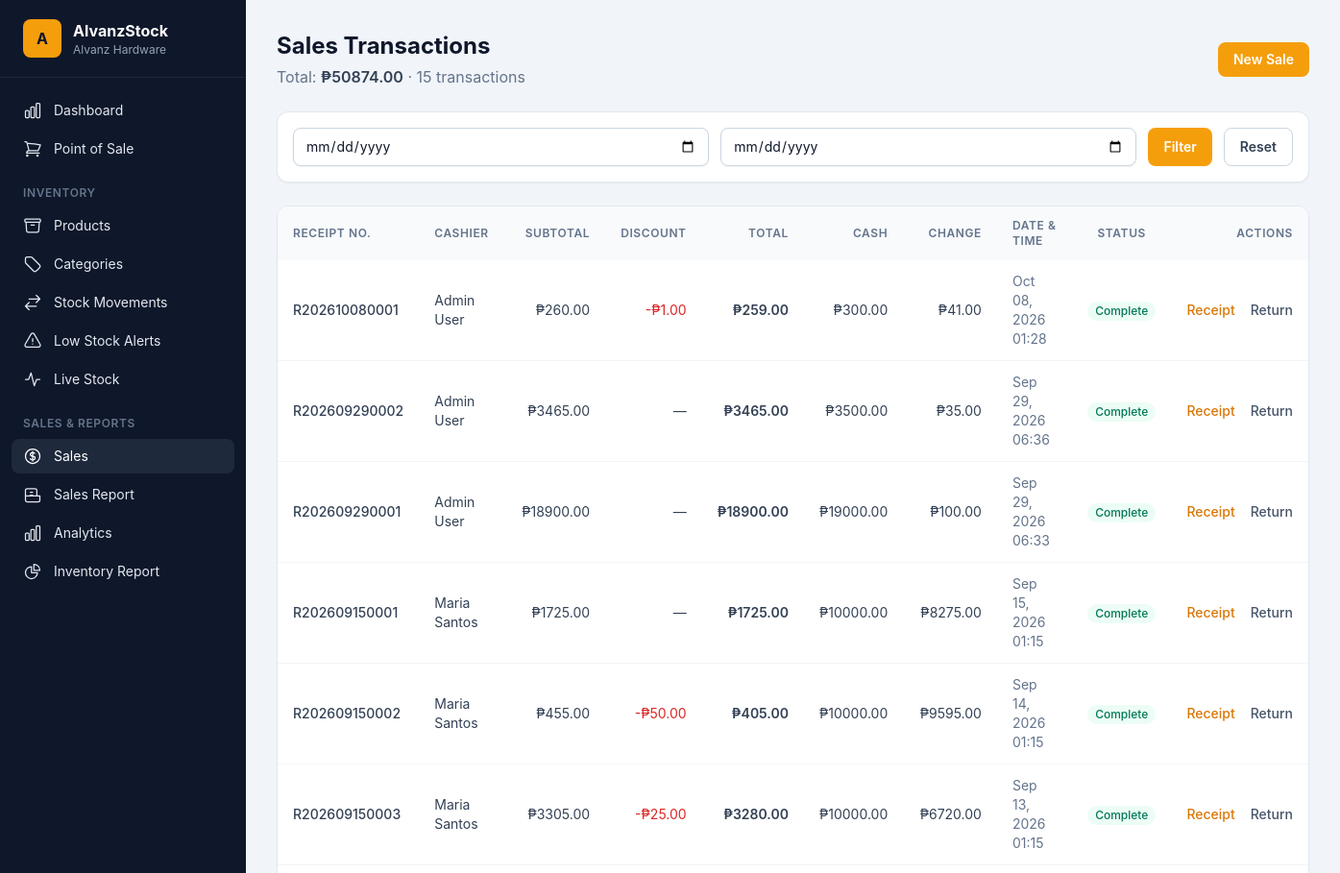
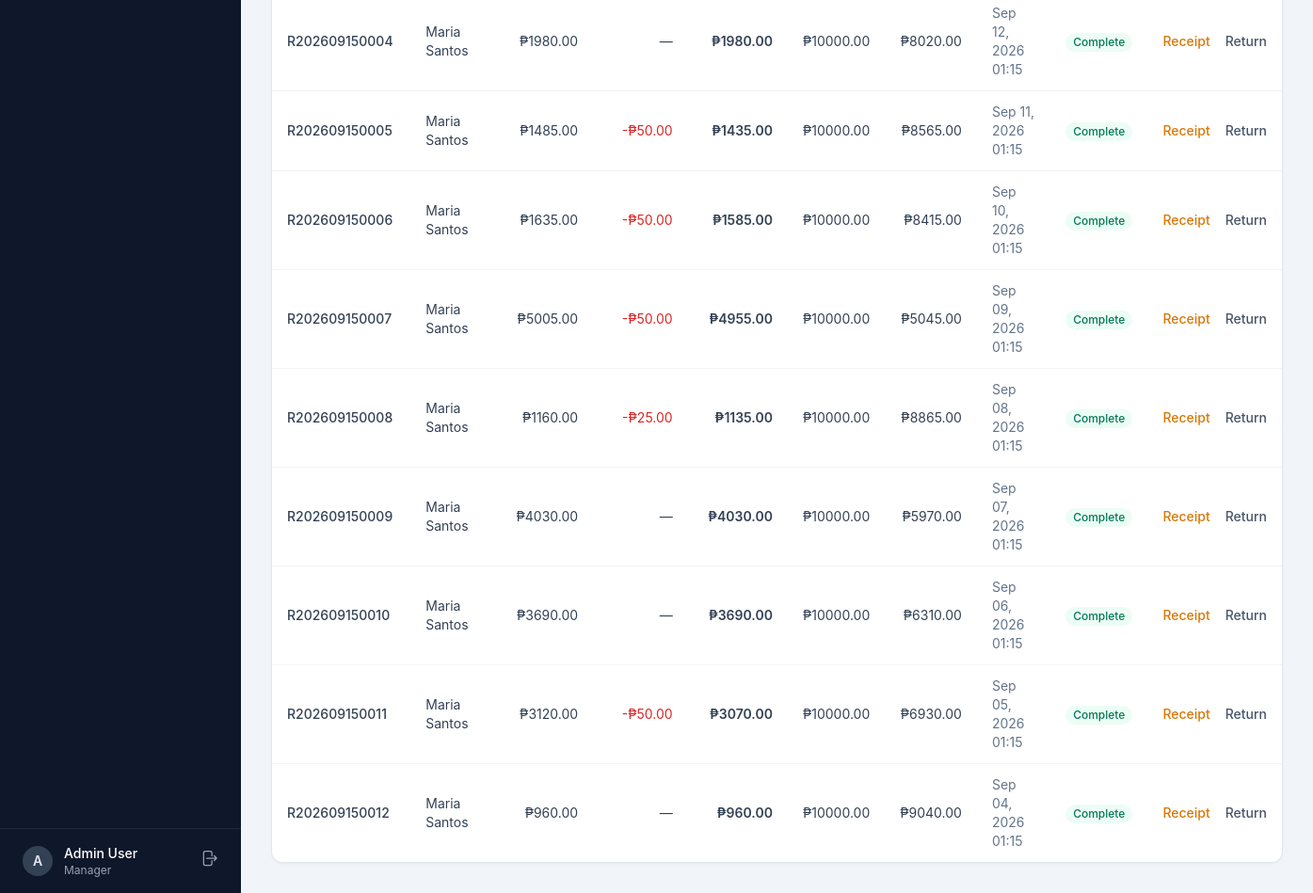
The page /sales/ (signed in) on the database its author committed (2 pictures, top to bottom).
### accounts/models.py (models this page shows, shortened)
class User(AbstractUser):
    class Role(models.TextChoices):
        MANAGER = "manager", "Manager"
        CASHIER = "cashier", "Cashier"
        STAFF = "staff", "Staff"
        STOCK_VIEWER = "stock_viewer", "Stock Viewer"
    role = models.CharField(max_length=20, choices=Role.choices, default=Role.STAFF)
    @property
    def is_manager(self):
        return self.role == self.Role.MANAGER or self.is_superuser
    @property
    def is_stock_viewer(self):
        return self.role == self.Role.STOCK_VIEWER

### pos/models.py (models this page shows, shortened)
class Sale(models.Model):
    receipt_no = models.CharField(max_length=20, unique=True, editable=False)
    subtotal = models.DecimalField(max_digits=12, decimal_places=2, default=0)
    discount = models.DecimalField(max_digits=12, decimal_places=2, default=0)
    total = models.DecimalField(max_digits=12, decimal_places=2, default=0)
    cash_tendered = models.DecimalField(max_digits=12, decimal_places=2, default=0)
    change = models.DecimalField(max_digits=12, decimal_places=2, default=0)
    cashier = models.ForeignKey("accounts.User", on_delete=models.SET_NULL, null=True, related_name="sales")
    created_at = models.DateTimeField(auto_now_add=True)
    class Meta:
        ordering = ["-created_at"]

### pos/views.py (the view)
# urls.py: path("sales/", views.sales_list, name="sales_list"),
@manager_required
def sales_list(request):
    sales = (
        Sale.objects.select_related("cashier")
        .prefetch_related("items__product")
        .annotate(refunded=Sum("returns__refund_amount"), return_count=Count("returns"))
    )
    start = request.GET.get("from", "").strip()
    end = request.GET.get("to", "").strip()
    error = ""
    if start and end and start > end:
        error = "The 'from' date cannot be later than the 'to' date."
        start = end = ""
    if start:
        sales = sales.filter(created_at__date__gte=start)
    if end:
        sales = sales.filter(created_at__date__lte=end)
    sales = sales.order_by("-created_at")
    total = sum(s.total for s in sales)
    total_refunded = sum((s.refunded or 0) for s in sales)
    context = {
        "sales": sales,
        "total": total,
        "total_refunded": total_refunded,
        "net_total": total - total_refunded,
        "start": start,
        "end": end,
        "filter_active": bool(start or end),
        "filter_error": error,
    }
    return render(request, "pos/sales_list.html", context)

### templates/pos/sales_list.html (shortened to what this page needs)
{% extends "base.html" %}
{% block content %}
<div class="flex flex-col sm:flex-row sm:items-center justify-between gap-4 mb-6">
  <div>
    <h1 class="text-2xl font-bold">Sales Transactions</h1>
    <p class="text-slate-500 mt-1">Total: <span class="font-semibold text-slate-700">₱{{ total|floatformat:2 }}</span> · {{ sales|length }} transactions</p>
  </div>
  <a href="{% url 'pos_screen' %}" class="btn-primary">New Sale</a>
</div>
<form method="get" class="card p-4 mb-6 flex flex-col sm:flex-row gap-3">
  <input type="date" name="from" value="{{ start }}" class="input">
  <input type="date" name="to" value="{{ end }}" class="input">
  <button type="submit" class="btn-primary">Filter</button>
  <a href="{% url 'sales_list' %}" class="btn-secondary">Reset</a>
</form>
<div class="card overflow-hidden">
  <div class="overflow-x-auto">
    <table class="w-full">
      <thead class="bg-slate-50">
        <tr>
          <th class="table-head">Receipt No.</th>
          <th class="table-head">Cashier</th>
          <th class="table-head text-right">Subtotal</th>
          <th class="table-head text-right">Discount</th>
          <th class="table-head text-right">Total</th>
          <th class="table-head text-right">Cash</th>
          <th class="table-head text-right">Change</th>
          <th class="table-head">Date & Time</th>
          <th class="table-head text-center">Status</th>
          <th class="table-head text-right">Actions</th>
        </tr>
      </thead>
      <tbody class="divide-y divide-slate-100">
        {% for s in sales %}
        <tr class="hover:bg-slate-50">
          <td class="table-cell font-medium">{{ s.receipt_no }}</td>
          <td class="table-cell">{{ s.cashier.get_full_name|default:s.cashier.username }}</td>
          <td class="table-cell text-right">₱{{ s.subtotal|floatformat:2 }}</td>
          <td class="table-cell text-right {% if s.discount %}text-red-600{% endif %}">{% if s.discount %}-₱{{ s.discount|floatformat:2 }}{% else %}—{% endif %}</td>
          <td class="table-cell text-right font-semibold">₱{{ s.total|floatformat:2 }}</td>
          <td class="table-cell text-right">₱{{ s.cash_tendered|floatformat:2 }}</td>
          <td class="table-cell text-right">₱{{ s.change|floatformat:2 }}</td>
          <td class="table-cell text-slate-500">{{ s.created_at|date:"M d, Y H:i" }}</td>
          <td class="table-cell text-center">
            {% if s.return_count %}
              <span class="inline-flex px-2 py-0.5 rounded-full text-xs font-medium bg-red-50 text-red-700">Returned ₱{{ s.refunded|floatformat:2 }}</span>
            {% else %}
              <span class="inline-flex px-2 py-0.5 rounded-full text-xs font-medium bg-emerald-50 text-emerald-700">Complete</span>
            {% endif %}
          </td>
          <td class="table-cell text-right whitespace-nowrap">
            <a href="{% url 'sale_receipt' s.pk %}" target="_blank" class="text-amber-600 hover:underline font-medium">Receipt</a>
            <a href="{% url 'sale_return' s.pk %}" class="ml-3 text-slate-600 hover:underline font-medium">Return</a>
          </td>
        </tr>
        {% empty %}
        <tr><td colspan="10" class="table-cell text-center text-slate-400 py-8">No sales found for this filter.</td></tr>
        {% endfor %}
      </tbody>
    </table>
  </div>
</div>
{% endblock %}

### templates/base.html (shortened to what this page needs)
{% load static %}
<!DOCTYPE html>
<html lang="en">
<head>
  <link rel="stylesheet" href="{% static 'css/output.css' %}">
</head>
<body class="bg-slate-100 text-slate-900 antialiased">
  {% if user.is_authenticated %}
  <div class="flex min-h-screen">
    <aside class="hidden lg:flex w-64 flex-col bg-slate-900 text-slate-200 fixed inset-y-0">
      <div class="flex items-center gap-3 px-6 py-5 border-b border-slate-800">
        <div class="w-10 h-10 rounded-lg bg-amber-500 flex items-center justify-center font-bold text-slate-900">A</div>
        <div>
          <div class="font-bold text-white">AlvanzStock</div>
          <div class="text-xs text-slate-400">Alvanz Hardware</div>
        </div>
      </div>
      <nav class="flex-1 px-3 py-4 space-y-1 text-sm">
        {% if user.is_stock_viewer %}
        <a href="{% url 'real_time_stock' %}" class="{% if request.resolver_match.url_name == 'real_time_stock' %}bg-slate-800 text-white{% else %}hover:bg-slate-800 hover:text-white{% endif %} flex items-center gap-3 rounded-lg px-3 py-2">
          <svg class="w-5 h-5" fill="none" stroke="currentColor" stroke-width="1.5" viewBox="0 0 24 24"><path stroke-linecap="round" stroke-linejoin="round" d="M3 12h4l3-8 4 16 3-8h4"/></svg>
          Live Stock
        </a>
        {% else %}
        <a href="{% url 'dashboard' %}" class="{% if request.resolver_match.url_name == 'dashboard' %}bg-slate-800 text-white{% else %}hover:bg-slate-800 hover:text-white{% endif %} flex items-center gap-3 rounded-lg px-3 py-2">
          Dashboard
        </a>
        <a href="{% url 'pos_screen' %}" class="{% if request.resolver_match.url_name == 'pos_screen' %}bg-slate-800 text-white{% else %}hover:bg-slate-800 hover:text-white{% endif %} flex items-center gap-3 rounded-lg px-3 py-2">
          Point of Sale
        </a>
        <div class="pt-4 pb-1 px-3 text-xs font-semibold uppercase tracking-wider text-slate-500">Inventory</div>
        <a href="{% url 'product_list' %}" class="{% if request.resolver_match.url_name == 'product_list' or request.resolver_match.url_name == 'product_detail' or request.resolver_match.url_name == 'product_create' or request.resolver_match.url_name == 'product_edit' %}bg-slate-800 text-white{% else %}hover:bg-slate-800 hover:text-white{% endif %} flex items-center gap-3 rounded-lg px-3 py-2">
          Products
        </a>
        <a href="{% url 'category_list' %}" class="{% if request.resolver_match.url_name == 'category_list' %}bg-slate-800 text-white{% else %}hover:bg-slate-800 hover:text-white{% endif %} flex items-center gap-3 rounded-lg px-3 py-2">
          Categories
        </a>
        <a href="{% url 'stock_transaction_list' %}" class="{% if request.resolver_match.url_name == 'stock_transaction_list' or request.resolver_match.url_name == 'stock_transaction_create' %}bg-slate-800 text-white{% else %}hover:bg-slate-800 hover:text-white{% endif %} flex items-center gap-3 rounded-lg px-3 py-2">
          <svg class="w-5 h-5" fill="none" stroke="currentColor" stroke-width="1.5" viewBox="0 0 24 24"><path stroke-linecap="round" stroke-linejoin="round" d="M7.5 21L3 16.5m0 0L7.5 12M3 16.5h13.5m0-13.5L21 7.5m0 0L16.5 12M21 7.5H7.5"/></svg>
          Stock Movements
        </a>
        <a href="{% url 'low_stock' %}" class="{% if request.resolver_match.url_name == 'low_stock' %}bg-slate-800 text-white{% else %}hover:bg-slate-800 hover:text-white{% endif %} flex items-center gap-3 rounded-lg px-3 py-2">
          Low Stock Alerts
        </a>
        <a href="{% url 'real_time_stock' %}" class="{% if request.resolver_match.url_name == 'real_time_stock' %}bg-slate-800 text-white{% else %}hover:bg-slate-800 hover:text-white{% endif %} flex items-center gap-3 rounded-lg px-3 py-2">
          <svg class="w-5 h-5" fill="none" stroke="currentColor" stroke-width="1.5" viewBox="0 0 24 24"><path stroke-linecap="round" stroke-linejoin="round" d="M3 12h4l3-8 4 16 3-8h4"/></svg>
          Live Stock
        </a>
        {% if user.is_manager %}
        <div class="pt-4 pb-1 px-3 text-xs font-semibold uppercase tracking-wider text-slate-500">Sales & Reports</div>
        <a href="{% url 'sales_list' %}" class="{% if request.resolver_match.url_name == 'sales_list' %}bg-slate-800 text-white{% else %}hover:bg-slate-800 hover:text-white{% endif %} flex items-center gap-3 rounded-lg px-3 py-2">
          Sales
        </a>
        <a href="{% url 'sales_report' %}" class="{% if request.resolver_match.url_name == 'sales_report' %}bg-slate-800 text-white{% else %}hover:bg-slate-800 hover:text-white{% endif %} flex items-center gap-3 rounded-lg px-3 py-2">
          Sales Report
        </a>
        <a href="{% url 'analytics_report' %}" class="{% if request.resolver_match.url_name == 'analytics_report' %}bg-slate-800 text-white{% else %}hover:bg-slate-800 hover:text-white{% endif %} flex items-center gap-3 rounded-lg px-3 py-2">
          Analytics
        </a>
        <a href="{% url 'inventory_report' %}" class="{% if request.resolver_match.url_name == 'inventory_report' %}bg-slate-800 text-white{% else %}hover:bg-slate-800 hover:text-white{% endif %} flex items-center gap-3 rounded-lg px-3 py-2">
          <svg class="w-5 h-5" fill="none" stroke="currentColor" stroke-width="1.5" viewBox="0 0 24 24"><path stroke-linecap="round" stroke-linejoin="round" d="M10.5 6a7.5 7.5 0 107.5 7.5h-7.5V6z"/><path stroke-linecap="round" stroke-linejoin="round" d="M13.5 10.5H21A7.5 7.5 0 0013.5 3v7.5z"/></svg>
          Inventory Report
        </a>
        {% endif %}
        {% endif %}
      </nav>
      <div class="px-3 py-4 border-t border-slate-800">
        <div class="flex items-center gap-3 px-3">
          <div class="w-8 h-8 rounded-full bg-slate-700 flex items-center justify-center text-sm font-semibold">{{ user.get_full_name|default:user.username|first|upper }}</div>
          <div class="flex-1 min-w-0">
            <div class="text-sm font-medium text-white truncate">{{ user.get_full_name|default:user.username }}</div>
            <div class="text-xs text-slate-400 capitalize">{{ user.get_role_display }}</div>
          </div>
          <form method="post" action="{% url 'logout' %}">
            <button title="Log out" class="text-slate-400 hover:text-white">
              <svg class="w-5 h-5" fill="none" stroke="currentColor" stroke-width="1.5" viewBox="0 0 24 24"><path stroke-linecap="round" stroke-linejoin="round" d="M15.75 9V5.25A2.25 2.25 0 0013.5 3h-6a2.25 2.25 0 00-2.25 2.25v13.5A2.25 2.25 0 007.5 21h6a2.25 2.25 0 002.25-2.25V15m3 0l3-3m0 0l-3-3m3 3H9"/></svg>
            </button>
          </form>
        </div>
      </div>
    </aside>
    <div class="flex-1 lg:ml-64">
      <main class="p-4 lg:p-8">
        {% block content %}{% endblock %}
      </main>
    </div>
  </div>
  {% else %}
    {% block bare %}{% endblock %}
  {% endif %}
</body>
</html>

### rows shown on the page
User: get_full_name|first "A", get_full_name "Admin User", role "Manager"
Sale: receipt_no "R202610080001", cashier.get_full_name "Admin User", subtotal "260.00", discount "1.00", total "259.00", cash_tendered "300.00", change "41.00", created_at "Oct 08, 2026 01:28", shows "Complete"
Sale: receipt_no "R202609290002", cashier.get_full_name "Admin User", subtotal "3465.00", total "3465.00", cash_tendered "3500.00", change "35.00", created_at "Sep 29, 2026 06:36", shows "Complete"
Sale: receipt_no "R202609290001", cashier.get_full_name "Admin User", subtotal "18900.00", total "18900.00", cash_tendered "19000.00", change "100.00", created_at "Sep 29, 2026 06:33", shows "Complete"
Sale: receipt_no "R202609150001", cashier.get_full_name "Maria Santos", subtotal "1725.00", total "1725.00", cash_tendered "10000.00", change "8275.00", created_at "Sep 15, 2026 01:15", shows "Complete"
Sale: receipt_no "R202609150002", cashier.get_full_name "Maria Santos", subtotal "455.00", discount "50.00", total "405.00", cash_tendered "10000.00", change "9595.00", created_at "Sep 14, 2026 01:15", shows "Complete"
Sale: receipt_no "R202609150003", cashier.get_full_name "Maria Santos", subtotal "3305.00", discount "25.00", total "3280.00", cash_tendered "10000.00", change "6720.00", created_at "Sep 13, 2026 01:15", shows "Complete"
Sale: receipt_no "R202609150004", cashier.get_full_name "Maria Santos", subtotal "1980.00", total "1980.00", cash_tendered "10000.00", change "8020.00", created_at "Sep 12, 2026 01:15", shows "Complete"
Sale: receipt_no "R202609150005", cashier.get_full_name "Maria Santos", subtotal "1485.00", discount "50.00", total "1435.00", cash_tendered "10000.00", change "8565.00", created_at "Sep 11, 2026 01:15", shows "Complete"
Sale: receipt_no "R202609150006", cashier.get_full_name "Maria Santos", subtotal "1635.00", discount "50.00", total "1585.00", cash_tendered "10000.00", change "8415.00", created_at "Sep 10, 2026 01:15", shows "Complete"
Sale: receipt_no "R202609150007", cashier.get_full_name "Maria Santos", subtotal "5005.00", discount "50.00", total "4955.00", cash_tendered "10000.00", change "5045.00", created_at "Sep 09, 2026 01:15", shows "Complete"
Sale: receipt_no "R202609150008", cashier.get_full_name "Maria Santos", subtotal "1160.00", discount "25.00", total "1135.00", cash_tendered "10000.00", change "8865.00", created_at "Sep 08, 2026 01:15", shows "Complete"
Sale: receipt_no "R202609150009", cashier.get_full_name "Maria Santos", subtotal "4030.00", total "4030.00", cash_tendered "10000.00", change "5970.00", created_at "Sep 07, 2026 01:15", shows "Complete"
Sale: receipt_no "R202609150010", cashier.get_full_name "Maria Santos", subtotal "3690.00", total "3690.00", cash_tendered "10000.00", change "6310.00", created_at "Sep 06, 2026 01:15", shows "Complete"
Sale: receipt_no "R202609150011", cashier.get_full_name "Maria Santos", subtotal "3120.00", discount "50.00", total "3070.00", cash_tendered "10000.00", change "6930.00", created_at "Sep 05, 2026 01:15", shows "Complete"
Sale: receipt_no "R202609150012", cashier.get_full_name "Maria Santos", subtotal "960.00", total "960.00", cash_tendered "10000.00", change "9040.00", created_at "Sep 04, 2026 01:15", shows "Complete"

### other values the page prints
{{ total|floatformat:2 }} "50874.00"
{{ sales|length }} "15"
